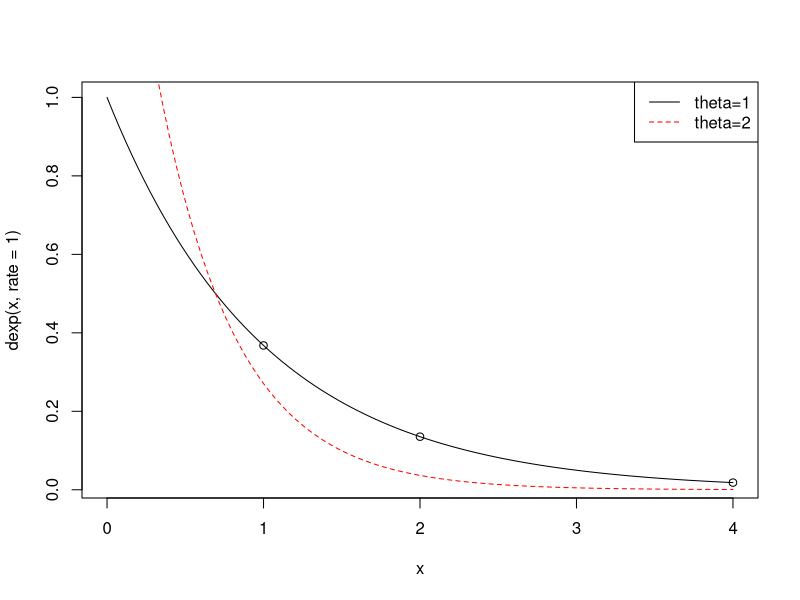
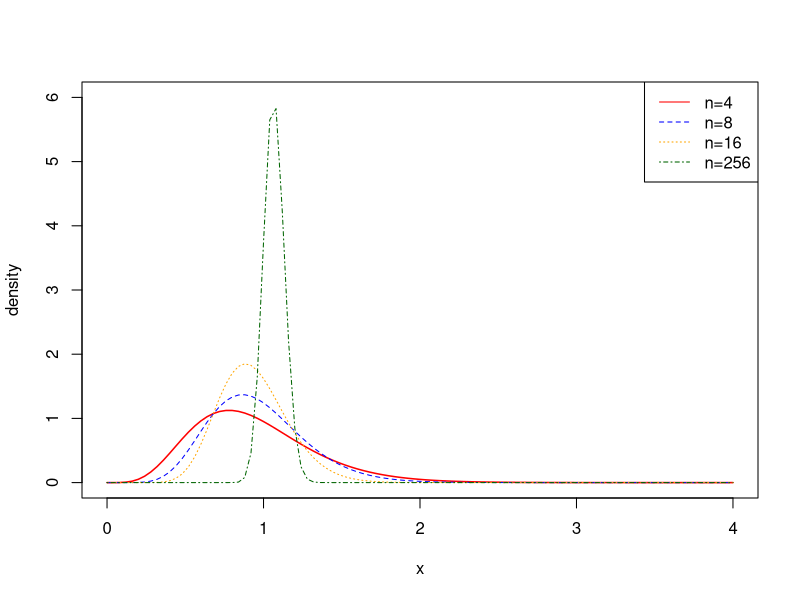

The R script that drew these images, in order:
## ---- chunk 1
knitr::opts_chunk$set(echo = TRUE)
## ---- chunk 2
curve(dexp(x,rate=1),from=0,to=4,lty=1)
curve(dexp(x,rate=2),from=0,to=4,add=TRUE,col="red",lty=2)
legend("topright",legend=c("theta=1","theta=2"),col = c("black","red"),lty=1:2 )
points(1,exp(-1))
points(2,exp(-2))
points(4,exp(-4))
## ---- chunk 3
a = rexp(256,rate=1)
curve(dgamma(x,shape=4+2,rate=0.2+sum(a[1:4])),from=0,to=4,col="red",ylim=c(0,6),lwd=1.5,ylab="density",lty=1)
curve(dgamma(x,shape=8+2,rate=0.2+sum(a[1:8])),from=0,to=4,add=TRUE,col="blue",lty=2)
curve(dgamma(x,shape=16+2,rate=0.2+sum(a[1:16])),from=0,to=4,add=TRUE,col="orange",lty=3)
curve(dgamma(x,shape=256+2,rate=0.2+sum(a)),from=0,to=4,add=TRUE,col="dark green",lty=4)
legend("topright",legend=c("n=4","n=8","n=16","n=256"),col=c("red","blue","orange","dark green"),lty = 1:4 )

